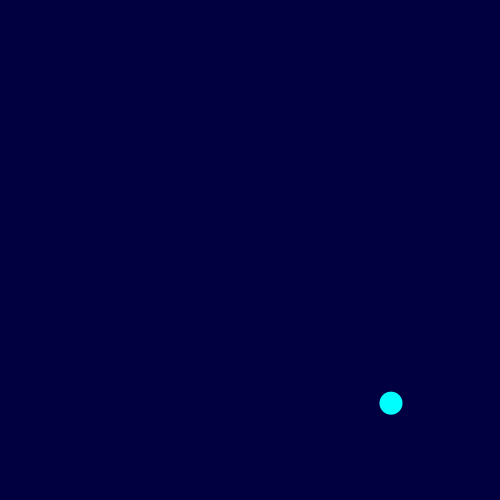
Frame 1 (no input)
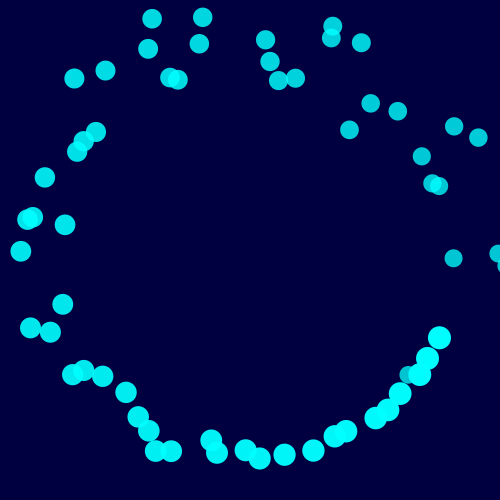
Frame 60 (the mouse pressed at the canvas centre just before this capture)
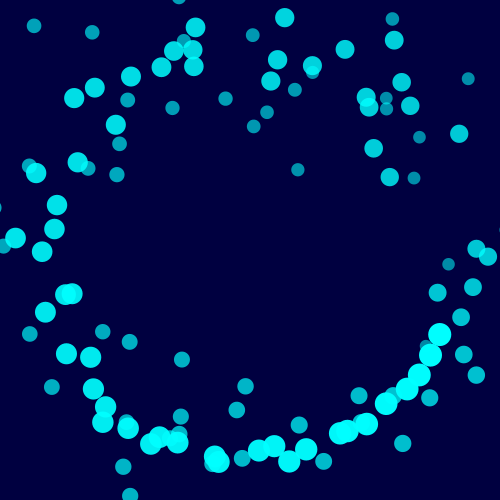
Frame 120 (the mouse held since frame 60 and released just before this capture)

The Processing sketch that drew these frames (run headless with seeded random() and noise(); from frame 60 on, the mouse is pressed at the canvas centre):

// Processing sketch: processing_143501
// ── processing_143501.pde

ArrayList<Particle> particles;

void setup() {
  size(500,500);
  particles = new ArrayList<Particle>();
}

void draw() {
  background(0,0,64);
  //[offset-down] A new Particle object is added to the ArrayList every cycle through draw().
  
  float x= sin(map(millis()%1000, 0, 1000, 0, 2*PI));
  float y= cos(map(millis()%1000, 0, 1000, 0, 2*PI));
  x= map (x, -1.2, 1.2, 0, width );
  y= map (y, -1.2, 1.2, 0, height );
  
  particles.add(new Particle(new PVector(x,y)));

  for (int i = 0; i < particles.size(); i++) {
    Particle p = particles.get(i);
    p.run();
    if (p.isDead()) {
      particles.remove(i);
    }
  }
}
 
class Particle {
  PVector location;
  PVector velocity;
  PVector acceleration;
  float lifespan;

  Particle(PVector l) {
    //[offset-up] For demonstration purposes we assign the Particle an initial velocity and constant acceleration.
    acceleration = new PVector(0,0.05);
    velocity = new PVector(random(-1,1),random(-1,1));
    location = l.get();
    lifespan = 255.0;
  }

  // Sometimes it’s convenient to have a “run”
  // function that calls all the other functions we need.
  void run() {
    update();
    display();
  }

  void update() {
    //velocity.add(acceleration);
    location.add(velocity);
    lifespan -= 1.0;
  }

  void display() {
    //stroke(255,lifespan);
    noStroke();
    fill(0,255,255,lifespan);
    ellipse(location.x,location.y,lifespan/11,lifespan/11);
  }

  // Is the Particle alive or dead?
  boolean isDead() {
    if (lifespan < 0.0) {
      return true;
    } else {
      return false;
    }
  }
}
